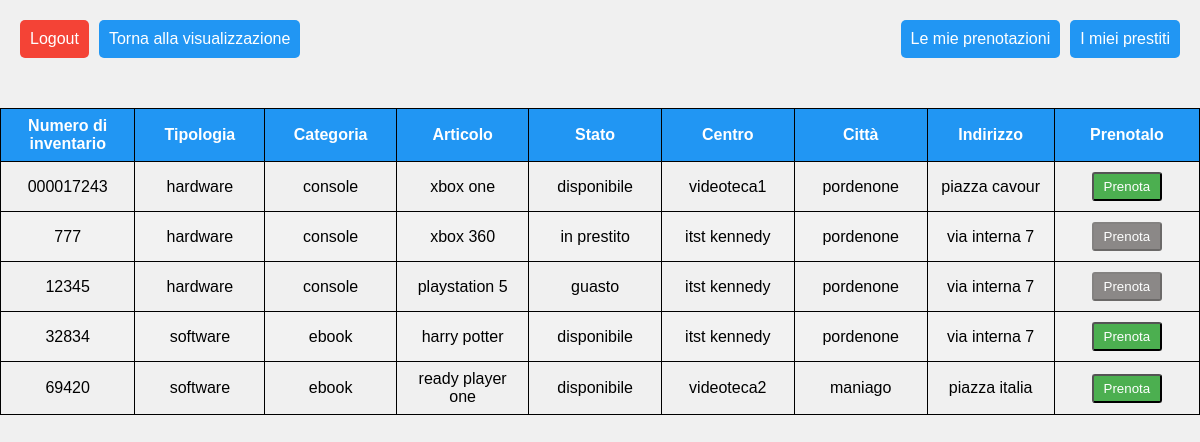
Page /cliente/cliente.php (signed in) on the earlier database version.
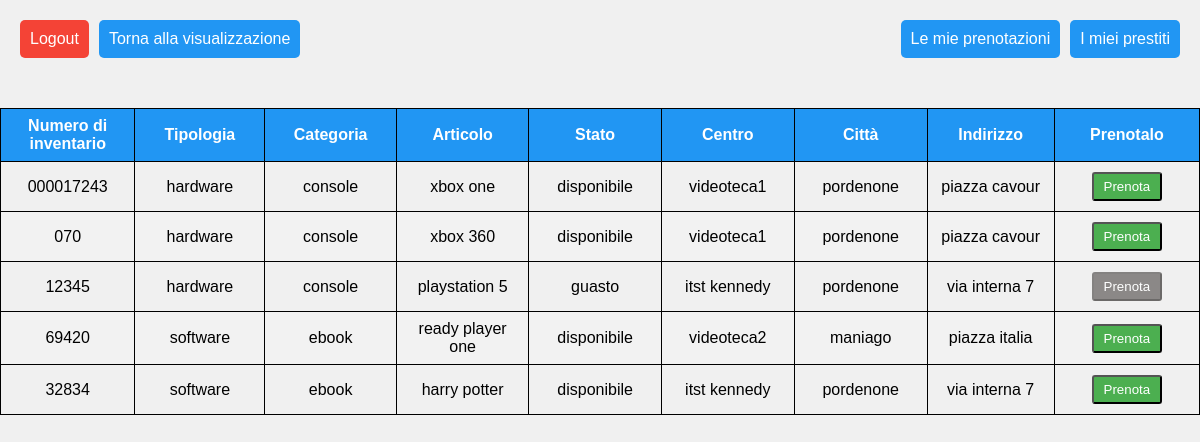
Same page on the later database version.
### tables this page shows
CREATE TABLE `articoli` (
  `id_articolo` int(16) NOT NULL,
  `numero_inventario` varchar(32) NOT NULL,
  `articolo` varchar(64) NOT NULL,
  `stato` set('disponibile','guasto','prenotato','in prestito') NOT NULL,
  `fk_id_categoria` int(16) DEFAULT NULL,
  `fk_id_centro` int(16) DEFAULT NULL
);

CREATE TABLE `categorie` (
  `id_categoria` int(16) NOT NULL,
  `categoria` varchar(32) NOT NULL,
  `tipologia` varchar(32) NOT NULL
);

CREATE TABLE `centri` (
  `id_centro` int(16) NOT NULL,
  `nome` varchar(32) NOT NULL,
  `citta` varchar(32) NOT NULL,
  `indirizzo` varchar(64) NOT NULL
);

### cliente/cliente.php (the view, shortened to what this page needs)
<?php
$id = $_SESSION['id_utente'];
?>
<!DOCTYPE html>
<html>
<head>
    <link rel="stylesheet" href="../style/styles.css" type="text/css">
</head>
<body>
    <div class="button-container">
        <div class="top-left-container">
            <input type="button" name="logout" value="Logout" onclick="location.href='../logout.php'">
            <input type="button" name="login" value="Torna alla visualizzazione" onclick="location.href='visualizzaCliente.php'">
        </div>
        <div class="top-right-container">
            <input type="button" name="bookings" value="Le mie prenotazioni" onclick="location.href='visualizzaPrenotazioni.php?id= <?php echo $id?> '">
            <input type="button" name="loans" value="I miei prestiti" onclick="location.href='visualizzaPrestiti.php?id= <?php echo $id?> '">
        </div>
    </div>
    <div class="container">
        <div class="table-wrapper">
            <table class="fl-table">
                <thead>
                <tr>
                    <th>Numero di inventario</th>
                    <th>Tipologia</th>
                    <th>Categoria</th>
                    <th>Articolo</th>
                    <th>Stato</th>
                    <th>Centro</th>
                    <th>Città</th>
                    <th>Indirizzo</th>
                    <th>Prenotalo</th>
                </tr>
                </thead>
                <tbody>
                <?php
                    if(isset($idCentro))
                    {
                        $selectSql = "SELECT id_articolo, numero_inventario, tipologia, categoria, articolo, stato, nome, citta, indirizzo
                                FROM articoli a JOIN centri c
                                ON a.fk_id_centro = c.id_centro
                                JOIN categorie cat
                                ON a.fk_id_categoria = cat.id_categoria
                                WHERE fk_id_centro = $idCentro
                                ORDER BY tipologia ASC";
                    }
                    else
                    {
                        $selectSql = "SELECT id_articolo, numero_inventario, tipologia, categoria, articolo, stato, nome, citta, indirizzo
                                    FROM articoli a JOIN centri c
                                    ON a.fk_id_centro = c.id_centro
                                    JOIN categorie cat
                                    ON a.fk_id_categoria = cat.id_categoria
                                    ORDER BY tipologia";
                    }
                    require_once '../db.php';
                    $result = $conn->query($selectSql);
                    while($row = $result->fetch_array(MYSQLI_ASSOC))
                    {
                        $n_inventario = $row['numero_inventario'];
                        $tipologia = $row['tipologia'];
                        $categoria = $row['categoria'];
                        $articolo = $row['articolo'];
                        $stato = $row['stato'];
                        $nome = $row['nome'];
                        $citta = $row['citta'];
                        $indirizzo = $row['indirizzo'];
                        $isAvailable = ($stato == "disponibile") ? 1 : 0;
                        echo
                            '<tr>
                                <td class="colonnaNumero">'.$n_inventario.'</td>
                                <td class="colonnaTipo">'.$tipologia.'</td>
                                <td class="colonnaCategoria">'.$categoria.'</td>
                                <td class="colonnaArticolo">'.$articolo.'</td>
                                <td class="colonnaStato">'.$stato.'</td>
                                <td class="colonnaNome">'.$nome.'</td>
                                <td class="colonnaCitta">'.$citta.'</td>
                                <td class="colonnaIndirizzo">'.$indirizzo.'</td>
                                <td class="colonnaTasti">
                                    <button class="btn" type="button" onclick="location.href=\'prenota.php?id='.$row["id_articolo"].'\'" '. ($isAvailable == 1 ? "" : "disabled") . '>Prenota</button>
                                </td>
                            </tr>';
                    }
                ?>
                </tbody>
            </table>
        </div>
    </div>
</body>
</html>

Differences in the rows shown:
removed articoli: numero_inventario "777", fk_id_categoria.tipologia "hardware", fk_id_categoria.categoria "console", articolo "xbox 360", stato "in prestito", fk_id_centro.nome "itst kennedy", fk_id_centro.citta "pordenone", fk_id_centro.indirizzo "via interna 7"
added articoli: numero_inventario "070", fk_id_categoria.tipologia "hardware", fk_id_categoria.categoria "console", articolo "xbox 360", stato "disponibile", fk_id_centro.nome "videoteca1", fk_id_centro.citta "pordenone", fk_id_centro.indirizzo "piazza cavour"
shown differently, row unchanged: articoli "ready player one": moves up the list
